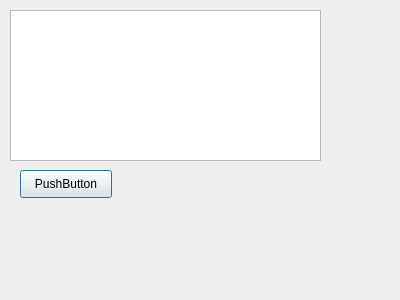
<?xml version="1.0" encoding="UTF-8"?>
<ui version="4.0">
 <class>Dialog</class>
 <widget class="QDialog" name="Dialog">
  <property name="geometry">
   <rect>
    <x>0</x>
    <y>0</y>
    <width>400</width>
    <height>300</height>
   </rect>
  </property>
  <property name="windowTitle">
   <string>Dialog</string>
  </property>
  <widget class="QTextEdit" name="textEdit">
   <property name="geometry">
    <rect>
     <x>10</x>
     <y>10</y>
     <width>311</width>
     <height>151</height>
    </rect>
   </property>
  </widget>
  <widget class="QPushButton" name="pushButton">
   <property name="geometry">
    <rect>
     <x>20</x>
     <y>170</y>
     <width>92</width>
     <height>28</height>
    </rect>
   </property>
   <property name="text">
    <string>PushButton</string>
   </property>
  </widget>
 </widget>
 <resources/>
 <connections>
  <connection>
   <sender>pushButton</sender>
   <signal>clicked()</signal>
   <receiver>Dialog</receiver>
   <slot>slotBut01()</slot>
   <hints>
    <hint type="sourcelabel">
     <x>65</x>
     <y>183</y>
    </hint>
    <hint type="destinationlabel">
     <x>199</x>
     <y>149</y>
    </hint>
   </hints>
  </connection>
 </connections>
 <slots>
  <slot>slotBut01()</slot>
 </slots>
</ui>
